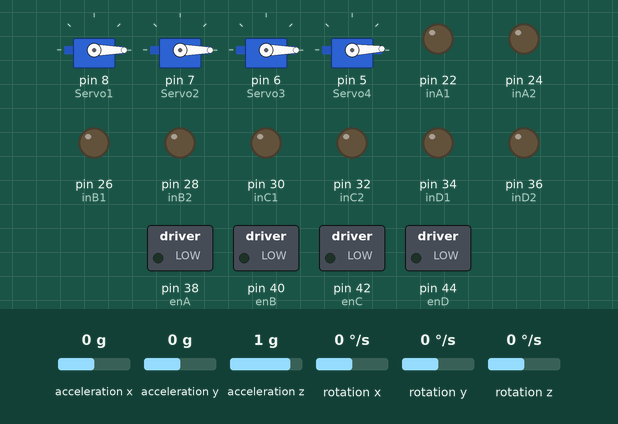
Recording of a sketch running on a simulated Arduino Mega 2560, built with avr-gcc and run on an emulated ATmega2560. Parts: 4 × servo, switched loads named in the sketch (green lamp = pin HIGH), output pins drawn as LEDs (lit = HIGH). The test bench sets the inputs (shaded band); at power-on: acceleration x 0 g, acceleration y 0 g, acceleration z 1 g, rotation x 0 °/s, rotation y 0 °/s, rotation z 0 °/s.

Above: at 0.15 s.
At 5.11 s:
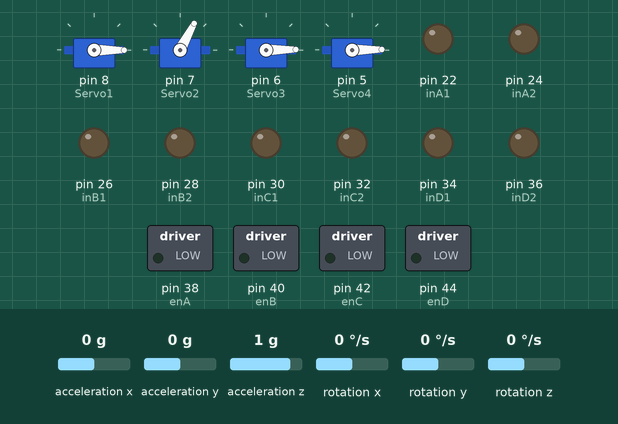
At 10.13 s:
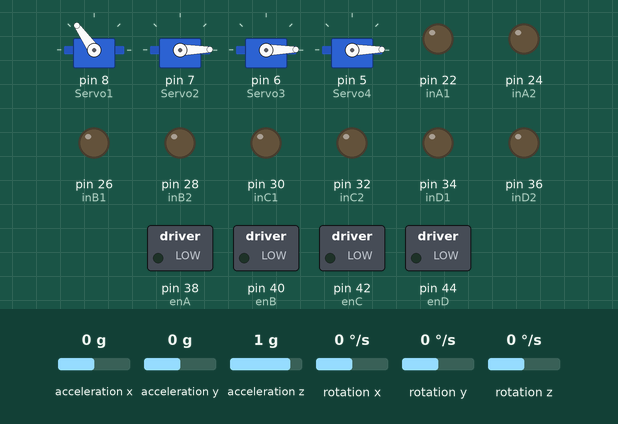
At 20.4 s:
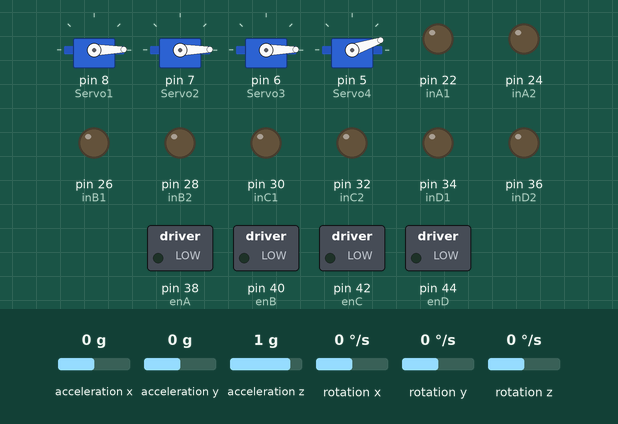
At 29.75 s:
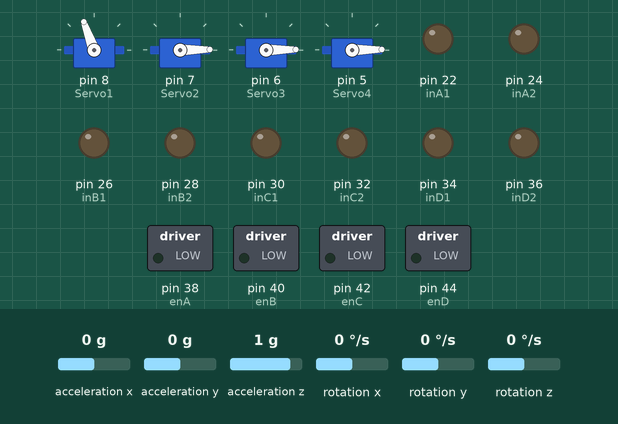
At 39.69 s:
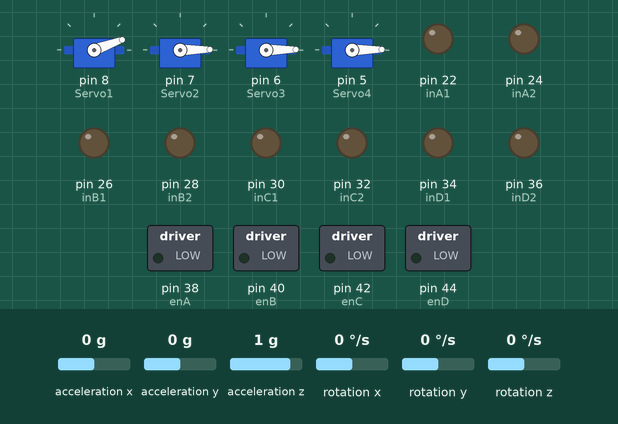
Timing chart, 0 to 40.0 s (numbered marks = the images above):
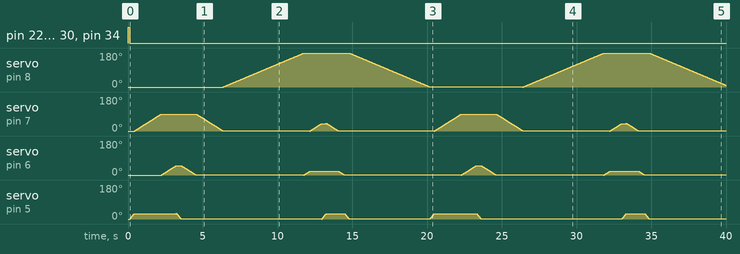

The sketch:

arm-heading.ino
```cpp
#include "Wire.h"
#include <MPU6050_light.h>
#include <Servo.h>

Servo Servo1;
Servo Servo2;
Servo Servo3;
Servo Servo4;
Servo servoMotor;  // Buat objek dari kelas Servo
int pos1, pos2, pos3, pos4 = 0;

MPU6050 mpu(Wire);
unsigned long timer = 0;
int loopCount = 0;  // Variabel untuk melacak jumlah iterasi
// Motor A
int enA = 38;
int inA1 = 22;
int inA2 = 24;
// Motor B
int enB = 40;
int inB1 = 26;
int inB2 = 28;
// Motor C
int enC = 42;
int inC1 = 30;
int inC2 = 32;
// Motor D
int enD = 44;
int inD1 = 34;
int inD2 = 36;

int speedA;
int speedB;
int speedC;
int speedD;

void setup() {
  Servo1.attach(8);
  Servo2.attach(7);
  Servo3.attach(6);
  Servo4.attach(5);
  Servo1.write(pos1);
  Servo2.write(pos2);
  Servo3.write(pos3);
  Servo4.write(pos4);
  Serial.begin(9600);
  Wire.begin();
  byte status = mpu.begin();
	// Set all the motor control pins to outputs
	pinMode(enA, OUTPUT);
	pinMode(enB, OUTPUT);
  pinMode(enC, OUTPUT);
	pinMode(enD, OUTPUT);
	pinMode(inA1, OUTPUT);
	pinMode(inA2, OUTPUT);
	pinMode(inB1, OUTPUT);
	pinMode(inB2, OUTPUT);
  pinMode(inC1, OUTPUT);
	pinMode(inC2, OUTPUT);
	pinMode(inD1, OUTPUT);
	pinMode(inD2, OUTPUT);

	// Turn off motors - Initial state
	digitalWrite(inA1, LOW);
	digitalWrite(inA2, LOW);
	digitalWrite(inB1, LOW);
	digitalWrite(inB2, LOW);
  digitalWrite(inC1, LOW);
	digitalWrite(inC2, LOW);
	digitalWrite(inD1, LOW);
	digitalWrite(inD2, LOW);
}

void forward () {
	digitalWrite(inA1, HIGH);
	digitalWrite(inA2, LOW);
	digitalWrite(inB1, HIGH);
	digitalWrite(inB2, LOW);
  digitalWrite(inC1, HIGH);
	digitalWrite(inC2, LOW);
	digitalWrite(inD1, HIGH);
	digitalWrite(inD2, LOW);
}
void stop () {
	digitalWrite(inA1, LOW);
	digitalWrite(inA2, LOW);
	digitalWrite(inB1, LOW);
	digitalWrite(inB2, LOW);
  digitalWrite(inC1, LOW);
	digitalWrite(inC2, LOW);
	digitalWrite(inD1, LOW);
	digitalWrite(inD2, LOW);
}

void arm () {
  for(pos4 = 00; pos4 < 30; pos4 += 1){
  Servo4.write(pos4); //prosedur penulisan data PWM ke motor servo
  delay(10); //waktu tunda 15 ms
 }
 for(pos2 = 00; pos2 < 90; pos2 += 1){
  Servo2.write(pos2); //prosedur penulisan data PWM ke motor servo
  delay(20); //waktu tunda 15 ms
 }
  for(pos3 = 00; pos3 < 50; pos3 += 1){
  Servo3.write(pos3); //prosedur penulisan data PWM ke motor servo
  delay(20); //waktu tunda 15 ms
 }
  for(pos4 = 30; pos4>=1; pos4-=1){
  Servo4.write(pos4);
  delay(10);
 }
  for(pos3 = 50; pos3>=1; pos3-=1){
  Servo3.write(pos3);
  delay(20);
 }
  for(pos2= 90; pos2>=1; pos2-=1){
  Servo2.write(pos2);
  delay(20);
 }
  for(pos1 = 00; pos1 < 180; pos1 += 1){
  Servo1.write(pos1); //prosedur penulisan data PWM ke motor servo
  delay(30); //waktu tunda 15 ms
 }


  for(pos3 = 00; pos3 < 20; pos3 += 1){
    Servo3.write(pos3); //prosedur penulisan data PWM ke motor servo
    delay(20); //waktu tunda 15 ms
 }
  for(pos2 = 00; pos2 < 40; pos2 += 1){
  Servo2.write(pos2); //prosedur penulisan data PWM ke motor servo
  delay(20); //waktu tunda 15 ms
 }
  for(pos4 = 00; pos4 < 30; pos4 += 1){
    Servo4.write(pos4); //prosedur penulisan data PWM ke motor servo
    delay(10); //waktu tunda 15 ms
 }
  for(pos2 = 40; pos2>=1; pos2-=1){
  Servo2.write(pos2);
  delay(20);
 }
  for(pos3 = 20; pos3>=1; pos3-=1){
    Servo3.write(pos3);
    delay(20);
 }
  for(pos4 = 30; pos4>=1; pos4-=1){
    Servo4.write(pos4);
    delay(10);
 }
   for(pos1 = 180; pos1>=1; pos1-=1){
  Servo1.write(pos1);
  delay(30);
 }
}

void loop() {
  mpu.update();

if (loopCount < 10) {
    forward();
    analogWrite(enA, speedA);
    analogWrite(enB, speedB);
    analogWrite(enC, speedC);
    analogWrite(enD, speedD);

    if (mpu.getAngleZ() > 0) {
      speedA = 170;
      speedB = 170;
      speedC = 0;
      speedD = 0;
    }

    if (mpu.getAngleZ() < 0) {
      speedA = 0;
      speedB = 0;
      speedC = 170;
      speedD = 170;
    }

    delay(10);
    loopCount++;
  } else {
    stop();
    arm();
  }
}
```

Measured:
- by itself, pin 22 (inA1), pin 26 (inB1), pin 30 (inC1), pin 34 (inD1): LOW → HIGH at 0.00 s, → LOW 0.12 s later
